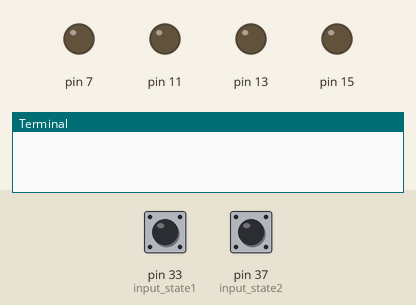
Recording of a program running on a simulated Raspberry Pi (header pin numbers). On the bench: output pins drawn as LEDs (lit = HIGH), the last lines printed to the terminal. The inputs (shaded band) are chosen by the test bench; at power-on: pin 33 (input_state1) HIGH, pin 37 (input_state2) HIGH.

Above: at 1.2 s.
1.3 s: pin 33 (input_state1) pulled LOW for 0.15 s
At 1.4 s:
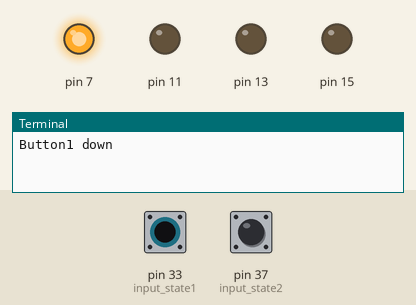
3.0 s: pin 37 (input_state2) pulled LOW for 0.15 s
At 3.1 s:
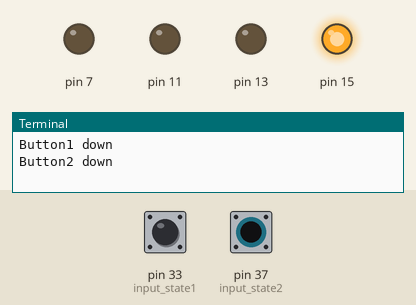
4.7 s: pin 37 (input_state2) pulled LOW for 3.2 s
At 8.5 s:
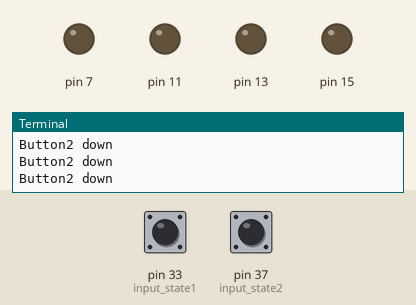
9.4 s: pin 33 (input_state1) pulled LOW for 3.2 s
At 10.7 s:
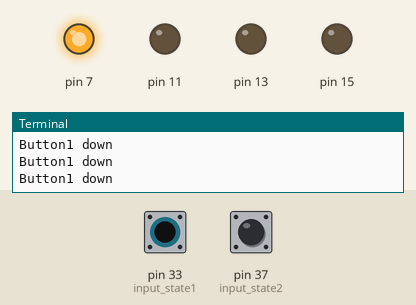
14.1 s: pin 33 (input_state1) driven LOW and pin 37 (input_state2) driven LOW
At 15.8 s:
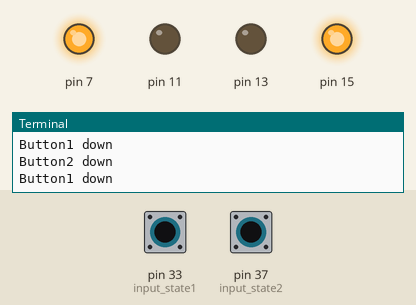
Timing chart, 0 to 16.8 s (numbered marks = the images above; inputs shaded):
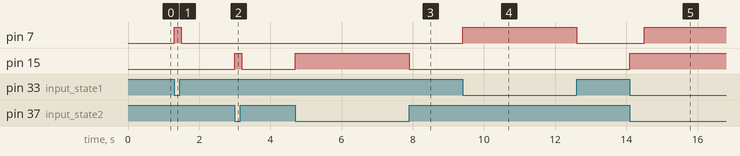

Measured:
- after the input at 1.3 s, pin 7: LOW → HIGH at once, → LOW 0.20 s later
- after the input at 3.0 s, pin 15: LOW → HIGH at once, → LOW 0.20 s later
- after the input at 4.7 s, pin 15: LOW → HIGH at once, → LOW 3.2 s later
- after the input at 9.4 s, pin 7: LOW → HIGH at once, → LOW 3.2 s later
- after the input at 14.1 s, pin 7: LOW → HIGH after 0.40 s; pin 15: LOW → HIGH at once

The program:

ButtonAndLed.py
```python
#!/usr/bin/python

import RPi.GPIO as GPIO
import time

GPIO.setmode(GPIO.BOARD)

# set up GPIO BUTTON input channel
GPIO.setup(37, GPIO.IN, pull_up_down=GPIO.PUD_UP)
GPIO.setup(33, GPIO.IN, pull_up_down=GPIO.PUD_UP)
# set up GPIO LED output channel
GPIO.setup(7,  GPIO.OUT)
GPIO.setup(11, GPIO.OUT)
GPIO.setup(13, GPIO.OUT)
GPIO.setup(15, GPIO.OUT)

while True:
    input_state1 = GPIO.input(33)
    input_state2 = GPIO.input(37)

    if input_state2 == False:
        print('Button2 down')
        GPIO.output(15,GPIO.HIGH)
        time.sleep(0.2)
    else:
        GPIO.output(15,GPIO.LOW)

    if input_state1 == False:
        print('Button1 down')
        GPIO.output(7,GPIO.HIGH)
        time.sleep(0.2)
    else:
        GPIO.output(7,GPIO.LOW)   
```
